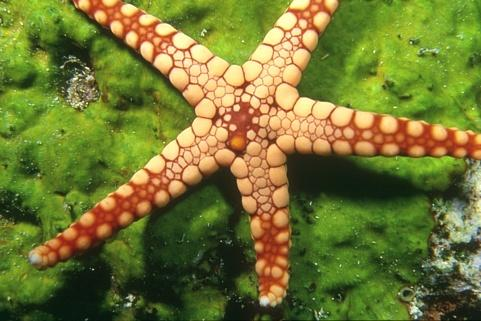
%> input picture color images/starfish.jpg, 481 x 321 px
$ octave starfish.m   (GNU Octave 9; MATLAB toolbox functions it lacks are replaced by stand-ins)
%> lines starting %> are read from the running program, lines starting %| are printed output that depends on the picture
### utils/rescale_image.m
function h = rescale_image(F)

%rescale image values to be between 0 and 1
h = double(F);
h= h-min(min(h));
h = h/max(max(h));
end

### utils/rescale_color_image.m
%%%%%%%%%%%%%%%%%%%%%%%%%%%%%%%%%%%%%%%%%%%%%%%%%%%%%%%%%%%%%%%%%%%%%%%%%%
%This function rescales a color image so that the each channel values are
%between 0 and 1.
%Input:
%   F: color image to be rescaled
%Output:
%   h: rescaled image F
%%%%%%%%%%%%%%%%%%%%%%%%%%%%%%%%%%%%%%%%%%%%%%%%%%%%%%%%%%%%%%%%%%%%%%%%%%%
function h = rescale_color_image(F)

%rescale image values to be between 0 and 1
h = F;
for i = 1:3
    h(:,:,i) = rescale_image(F(:,:,i));
end
end

### utils/make_circle.m
%%%%%%%%%%%%%%%%%%%%%%%%%%%%%%%%%%%%%%%%%%%%%%%%%%%%%%%%%%%%%%%%%%%%%%%%%%
%This function creates an circle as an initialization for segmentation.
%
%Input:
%   mx: height of the image
%   my: length of the image
%   r: radius of the circle
%Output:
%   Circ: circle region initialization
%%%%%%%%%%%%%%%%%%%%%%%%%%%%%%%%%%%%%%%%%%%%%%%%%%%%%%%%%%%%%%%%%%%%%%%%%%%
function Circ = make_circle(mx,my,r)

%determine center of circle
Cx = floor(mx/2);
Cy = floor(my/2);

%create circle
[columnsInImage rowsInImage] = meshgrid(1:mx, 1:my);

Circ = (rowsInImage - Cy).^2 ...
    + (columnsInImage - Cx).^2 <= r.^2;


end

### L1L2method/L1L2_color_two_phase.m
%%%%%%%%%%%%%%%%%%%%%%%%%%%%%%%%%%%%%%%%%%%%%%%%%%%%%%%%%%%%%%%%%%%%%%%%%%
%This function performs color two phase segmentation with L1-alpha*L2 TV
%Input:
%   f: image
%   u_initial: initialization
%   pm: set of parameters
%
%Output:
%   u: segmentation result
%%%%%%%%%%%%%%%%%%%%%%%%%%%%%%%%%%%%%%%%%%%%%%%%%%%%%%%%%%%%%%%%%%%%%%%%%%%
function [u, c1, c2] = L1L2_color_two_phase(f,u_initial, pm)
    %separate the channels of f
    f_r = f(:,:,1);
    f_g = f(:,:,2);
    f_b = f(:,:,3);

    %preinitialize u
    u = u_initial;

    %compute c1 and c2
    error = 10^(-5)*eye(size(u));
    c1=[sum(f_r(:).*u(:))./sum(u(:)+error(:)); sum(f_g(:).*u(:))./sum(u(:)+error(:)); sum(f_b(:).*u(:))./sum(u(:)+error(:))];
    c2=[sum(f_r(:).*(1-u(:)))./sum((1-u(:))+error(:)); sum(f_g(:).*(1-u(:)))./sum((1-u(:))+error(:)); sum(f_b(:).*(1-u(:)))./sum((1-u(:))+error(:))];

    %compute r
    r_r = (c1(1)-f_r).^2- (c2(1)-f_r).^2;
    r_g = (c1(2)-f_g).^2 - (c2(2)-f_g).^2;
    r_b = (c1(3)-f_b).^2 - (c2(3)-f_b).^2;
    r = r_r+r_g+r_b;

    %run segmentation algorithm
    for i = 1:pm.outer_iter

        %store old u
        u_old = u;

        %u update
        u = PDHGLS(u, r, pm.alpha, pm.lambda, pm.c, pm.inner_iter, pm.tau, pm.beta);

        %update c
        c1=[sum(f_r(:).*u(:))./sum(u(:)+error(:)); sum(f_g(:).*u(:))./sum(u(:)+error(:)); sum(f_b(:).*u(:))./sum(u(:)+error(:))];
        c2=[sum(f_r(:).*(1-u(:)))./sum((1-u(:))+error(:)); sum(f_g(:).*(1-u(:)))./sum((1-u(:))+error(:)); sum(f_b(:).*(1-u(:)))./sum((1-u(:))+error(:))];

        %update r
        r_r = (c1(1)-f_r).^2- (c2(1)-f_r).^2;
        r_g = (c1(2)-f_g).^2 - (c2(2)-f_g).^2;
        r_b = (c1(3)-f_b).^2 - (c2(3)-f_b).^2;
        r = r_r+r_g+r_b;

        %compute relative error
        relerr = norm(u_old - u, 'fro')/max([norm(u_old, 'fro'), norm(u, 'fro'), eps]);

        %stopping condition
        if relerr <1e-6 && i > 2
            fprintf('Number of DCA inner iterations completed: %d \n \n', i);
            break;
        end
    end

    if i == pm.outer_iter
        fprintf('Number of DCA outer iterations completed: %d \n \n', i);
    end
end

### scripts/color_real_2phase/starfish.m
%read starfish image
fui8 = imread('starfish.jpg');
%> fui8 is the input picture: size 321x481x3 uint8; mean R, G, B 113.8, 118.7, 50.2

%convert to double
f = double(fui8);

%get size of image
[N,M,~] = size(f);
%> N = 321; M = 481

%rescale image
fg = rescale_color_image(f);
%> the loop in rescale_color_image, `for i = 1:3` made 3 passes
%> pass 1, in rescale_image, `h = double(F);`:
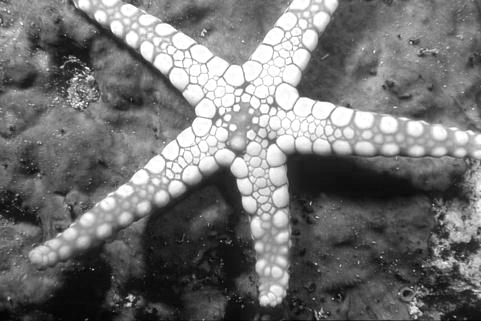
%> h: size 321x481 double; min 0, max 255, mean 113.8
%> pass 2, in rescale_image (call 2), `h = double(F);`:
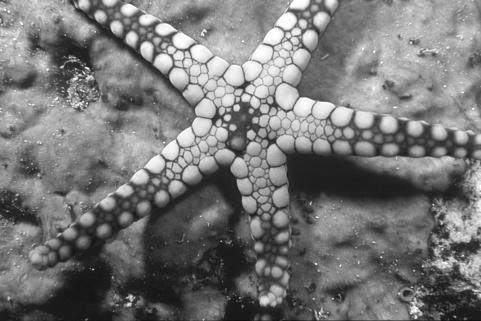
%> h: size 321x481 double; min 8, max 255, mean 118.7


%set parameters
pm.outer_iter = 20;
pm.alpha = 1.0;
pm.lambda = 20;
pm.c = 1e-8;
pm.inner_iter = 300;
pm.tau = 1/4;
pm.sigma = 1/4;
pm.method = 'PDHG';


%set segmentation initialization
u = make_circle(M,N,10);
u = double(u);

%L1-L2
tic;
L1_L2_u1 = L1L2_color_two_phase(fg, u, pm);
%> in L1L2_color_two_phase, `f_b = f(:,:,3);`:
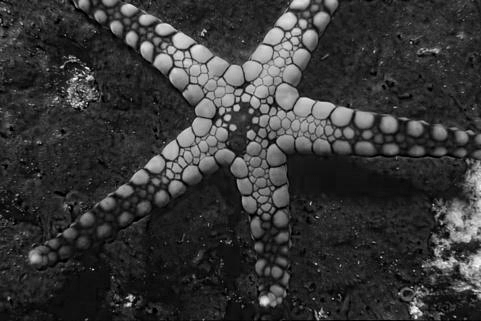
%> f_b: size 321x481 double; min 0, max 1, mean 0.215
%> in L1L2_color_two_phase, `c1=[sum(f_r(:).*u(:))./sum(u(:)+error(:)); sum(f_g(:).*u(:))./sum(u(:)..`: c1 = [0.769; 0.528; 0.379]
%> in L1L2_color_two_phase, `c2=[sum(f_r(:).*(1-u(:)))./sum((1-u(:))+error(:)); sum(f_g(:).*(1-u(:)..`: c2 = [0.446; 0.448; 0.214]
%> in L1L2_color_two_phase, `r_r = (c1(1)-f_r).^2- (c2(1)-f_r).^2;`:
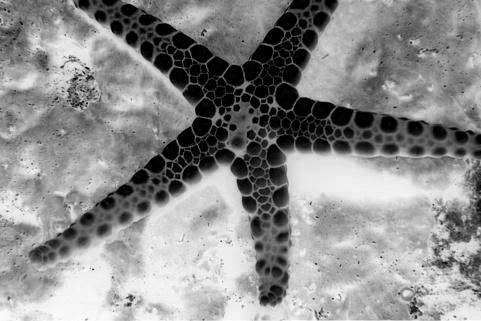
%> r_r: size 321x481 double; min -0.254, max 0.392, mean 0.104; drawn with min black and max white
%> in L1L2_color_two_phase, `r_g = (c1(2)-f_g).^2 - (c2(2)-f_g).^2;`:
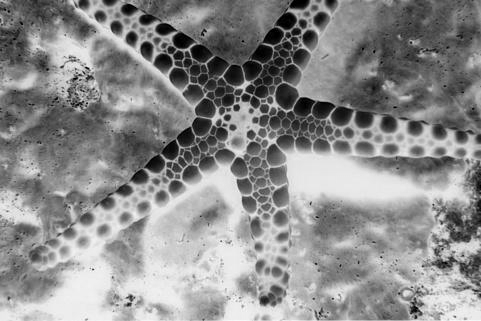
%> r_g: size 321x481 double; min -0.0815, max 0.0776, mean 0.0063; drawn with min black and max white
%> in L1L2_color_two_phase, `r_b = (c1(3)-f_b).^2 - (c2(3)-f_b).^2;`:
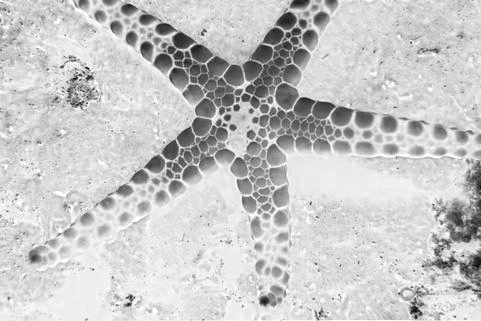
%> r_b: size 321x481 double; min -0.231, max 0.0974, mean 0.0268; drawn with min black and max white
%> in L1L2_color_two_phase, `r = r_r+r_g+r_b;`:
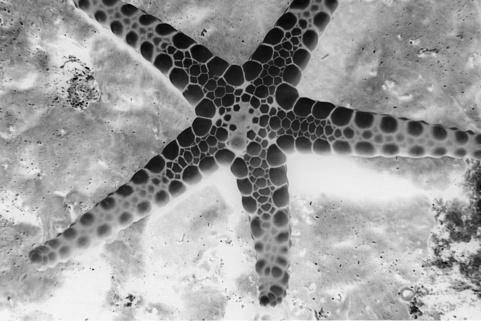
%> r: size 321x481 double; min -0.556, max 0.567, mean 0.137; drawn with min black and max white
%> the run ends on the next line

$ run again, with color images/butterfly.jpg copied over color images/starfish.jpg
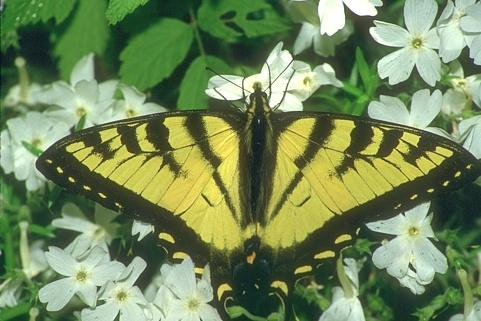
%> input picture color images/butterfly.jpg, 481 x 321 px
%> fui8 is the input picture: size 321x481x3 uint8; mean R, G, B 115.2, 136, 90.4
%> in L1L2_color_two_phase, `f_b = f(:,:,3);`:
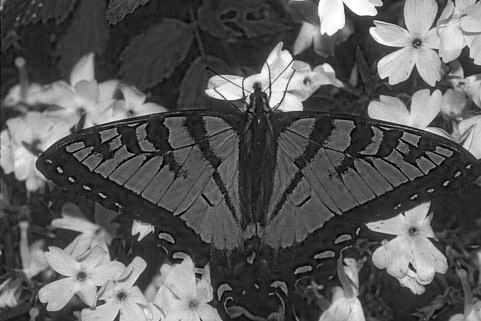
%> f_b: size 321x481 double; min 0, max 1, mean 0.355
%> c1 = [0.537; 0.475; 0.253]
%> c2 = [0.452; 0.487; 0.355]
%> in L1L2_color_two_phase, `r = r_r+r_g+r_b;`:
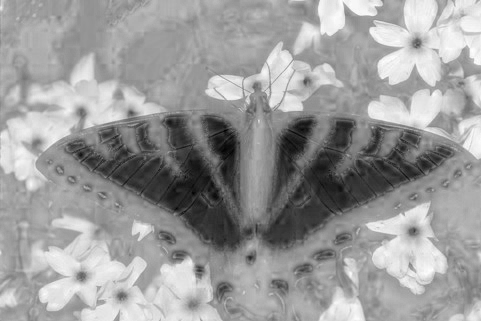
%> r: size 321x481 double; min -0.0668, max 0.0715, mean 0.0176; drawn with min black and max white
